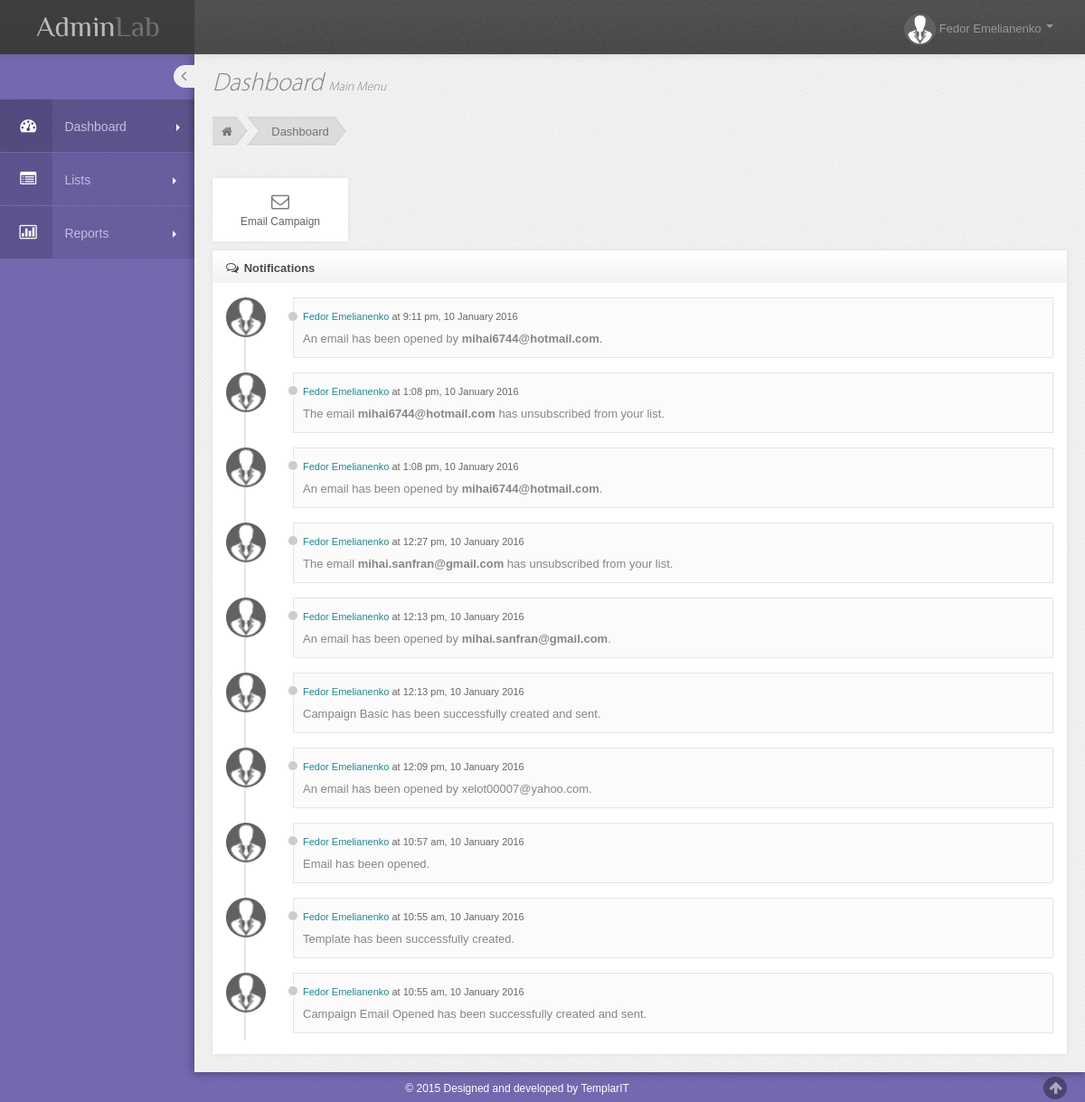
Screenshot of /dashboard.php (signed in) with the database file from the repository.
### tables this page shows
CREATE TABLE IF NOT EXISTS `notifications` (
  `id` int(11) NOT NULL AUTO_INCREMENT,
  `user_id` int(11) NOT NULL,
  `notification` text NOT NULL,
  `timestamp` datetime NOT NULL,
  PRIMARY KEY (`id`)
);

### dashboard.php (the view, shortened to what this page needs)
<?php
$dashboard = true;
include 'include/dbconnect.php';
$stmt = $conn->prepare('SELECT notification, timestamp FROM notifications WHERE user_id = :userid ORDER BY timestamp DESC LIMIT 10');
$result = $stmt->execute(array('userid' => $_SESSION['id']));
?>
<div id="main-content">
	<div class="container-fluid">
		<div class="row-fluid">
			<div class="span12">
				<h3 class="page-title">
					Dashboard
					<small> Main Menu </small>
				</h3>
				<ul class="breadcrumb">
					<li>
				  <a href="#"><i class="icon-home"></i></a><span class="divider">&nbsp;</span>
					</li>
					<li><a href="#">Dashboard</a><span class="divider-last">&nbsp;</span></li>
				</ul>
			</div>
		</div>
		<div id="page" class="dashboard">
		<div class="row-fluid circle-state-overview">
			<a class="icon-btn span2" href="templates.php" style="width:150px;">
				  <i class="icon-envelope"></i>
				  <div style="text-decoration: none;">Email Campaign</div>
			</a>
		</div>
		<div class="row-fluid">
			<div class="widget" id="chats">
			    <div class="widget-title">
					<h4><i class="icon-comments-alt"></i> Notifications</h4>
			    </div>
			    <div class="widget-body">
					<div class="timeline-messages">
						<?php while($row = $stmt->fetch()){ ?>
						    <div class="msg-time-chat">
							   <a class="message-img" href="#"><img alt="" src="img/avatar-mini.png" class="avatar"></a>
							   <div class="message-body msg-in">
								  <div class="text">
									 <p class="attribution"><a href="#"><?php echo $_SESSION['fname']." ".$_SESSION['lname']; ?></a> at <?php echo date_format(date_create($row['timestamp']), 'g:i a, d F Y'); ?></p>
									 <p><?php echo $row['notification']; ?></p>
								  </div>
							   </div>
						    </div>
						<?php } ?>
					</div>
				</div>
			</div>
		</div>
		</div>
	</div>
</div>
<?php
$content = ob_get_contents();
include 'include/header.php';
print $content;
include 'include/footer.php';
?>

### include/header.php (shortened to what this page needs)
<!DOCTYPE html>
 <html lang="en">
<head>
	<link href="assets/bootstrap/css/bootstrap.min.css" rel="stylesheet" />
	<link href="assets/bootstrap/css/bootstrap-responsive.min.css" rel="stylesheet" />
	<link href="assets/font-awesome/css/font-awesome.css" rel="stylesheet" />
	<link href="css/style.css" rel="stylesheet" />
	<link href="css/style_responsive.css" rel="stylesheet" />
	<link href="css/style_default.css" rel="stylesheet" id="style_color" />
	<link href="assets/fancybox/source/jquery.fancybox.css" rel="stylesheet" />
	<link rel="stylesheet" type="text/css" href="assets/uniform/css/uniform.default.css" />
</head>
<body class="fixed-top">
	<div id="header" class="navbar navbar-inverse navbar-fixed-top">
		<div class="navbar-inner">
			<div class="container-fluid">
				<a class="brand" href="dashboard.php">
				   <img src="img/logo.png" alt="Logo">
				</a>
                <div class="top-nav ">
                    <ul class="nav pull-right top-menu">
						<li class="dropdown">
							<a href="#" class="dropdown-toggle" data-toggle="dropdown">
                            			<img src="img/avatar-mini.png" alt="">
                                		<span class="username"><?php echo htmlentities($_SESSION['fname'])." ".htmlentities($_SESSION['lname']); ?></span>
								<b class="caret"></b>
							</a>
						</li>
					</ul>
				</div>
			</div>
		</div>
	</div>
	<div id="container" class="row-fluid">
		<div id="sidebar" class="nav-collapse collapse">
			<div class="sidebar-toggler hidden-phone"></div>
			<ul class="sidebar-menu">
				<li class="<?php if($dashboard) echo 'active'; ?>">
					<a href="dashboard.php" class="dashboard">
					    <span class="icon-box"> <i class="icon-dashboard"></i></span> Dashboard
                        <span class="arrow"></span>
                    </a>
				</li>
				<li class="<?php if($lists) echo 'active'; ?>">
					<a href="lists.php" class="lists">
					    <span class="icon-box"> <i class="icon-list-alt"></i></span> Lists
					    <span class="arrow"></span>
					</a>
				</li>
				<li class="<?php if($reports) echo 'active'; ?>">
					<a href="reports.php" class="reports">
					<span class="icon-box"><i class="icon-bar-chart"></i></span> Reports
					<span class="arrow"></span>
					</a>
				</li>
			</ul>
		</div>

### include/footer.php (shortened to what this page needs)
	</div>
	<div id="footer">
		&copy; 2015 Designed and developed by TemplarIT
		<div class="span pull-right">
			<span class="go-top"><i class="icon-arrow-up"></i></span>
		</div>
	</div>
</body>
</html>

### css/style_responsive.css (style rules this page uses)
@media (min-width: 980px) { #sidebar { position: absolute; width: 215px; } }
@media (min-width: 980px) { #sidebar ul { margin-top:50px; width: 215px; } }
@media (min-width: 980px) { #main-content { margin-top: 0px !important; } }
@media (min-width: 980px) { .fixed-top #main-content { margin-top: 20px; } }

### css/style_default.css (style rules this page uses)
body { color: #868686; background: url(../img/bg-purple.jpg) !important; }
#main-content { box-shadow: 0 0 10px #3f3861; -moz-box-shadow: 0 0 10px #3f3861; -webkit-box-shadow:0 0 10px #3f3861 ; }
a, a:hover { text-shadow: none !important; color: #625893; }
#header.navbar-inverse .navbar-inner { background:#4e4e4e url("../img/top-bg.jpg") repeat-x !important; filter: progid:DXImageTransform.Microsoft.gradient(startColorstr='#4e4e4e',endColorstr='#4e4e4e',GradientType=0) border-width: 0; }
#sidebar > ul > li > a { color: #c3bde2 !important; }
#sidebar > ul > li a i { color: #fff !important; }
#sidebar > ul > li.active > a { background: url("../img/side-bar-list-bg.png"); }

### rows the page displays
notifications: timestamp "9:11 pm, 10 January 2016", notification "An email has been opened by mihai6744@hotmail.com ."
notifications: timestamp "1:08 pm, 10 January 2016", notification "The email mihai6744@hotmail.com has unsubscribed from your list."
notifications: timestamp "1:08 pm, 10 January 2016", notification "An email has been opened by mihai6744@hotmail.com ."
notifications: timestamp "12:27 pm, 10 January 2016", notification "The email mihai.sanfran@gmail.com has unsubscribed from your list."
notifications: timestamp "12:13 pm, 10 January 2016", notification "An email has been opened by mihai.sanfran@gmail.com ."
notifications: timestamp "12:13 pm, 10 January 2016", notification "Campaign Basic has been successfully created and sent."
notifications: timestamp "12:09 pm, 10 January 2016", notification "An email has been opened by xelot00007@yahoo.com."
notifications: timestamp "10:57 am, 10 January 2016", notification "Email has been opened."
notifications: timestamp "10:55 am, 10 January 2016", notification "Template has been successfully created."
notifications: timestamp "10:55 am, 10 January 2016", notification "Campaign Email Opened has been successfully created and sent."

### other values shown
$_SESSION['fname'] "Fedor"
$_SESSION['lname'] "Emelianenko"
